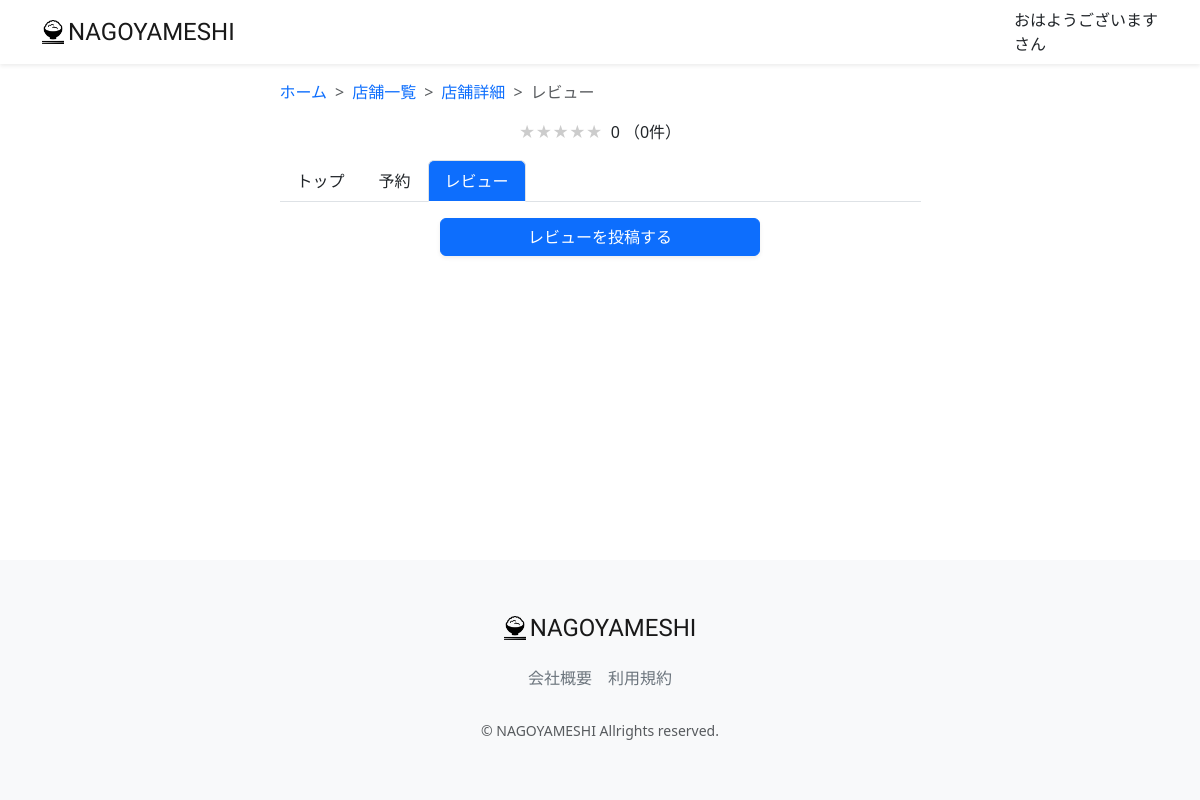
The app's page /review-list/689/ (signed in), older data.
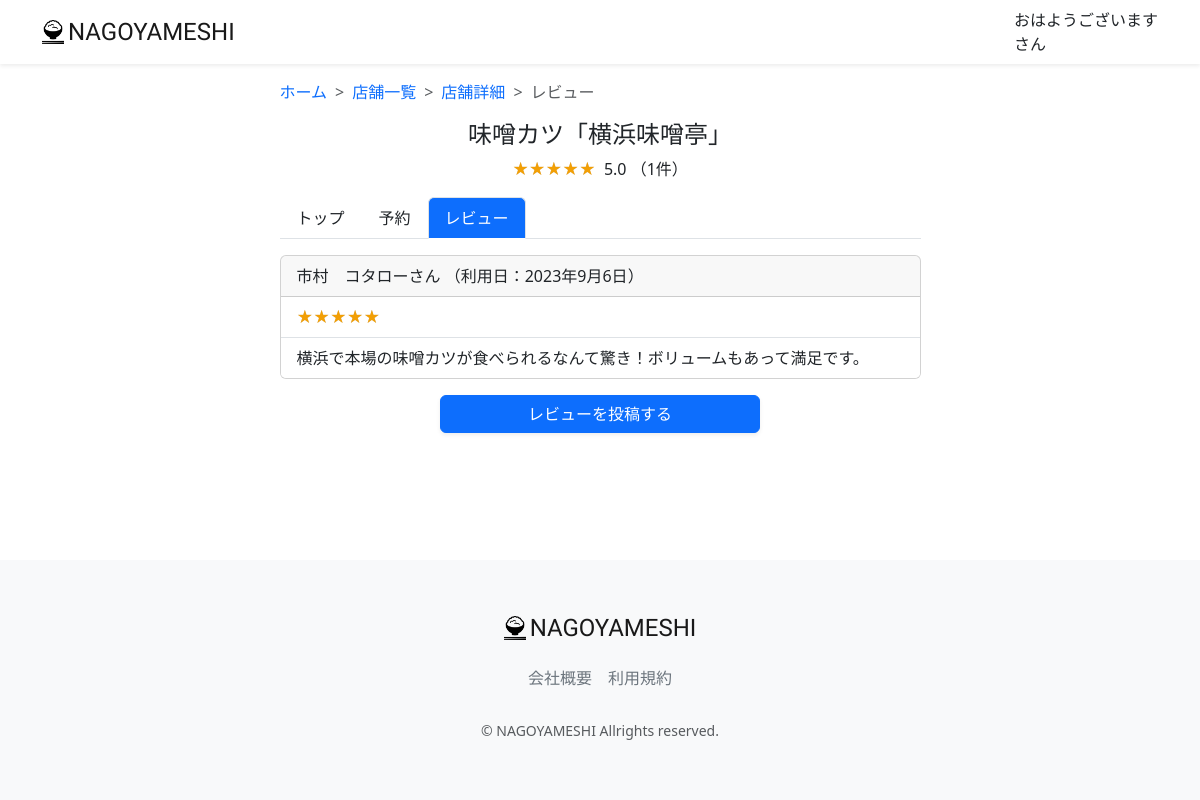
The same page, newer data.
### accounts/models.py (models this page shows, shortened)
class CustomUser(AbstractUser):
    GENDER_TYPES = (
        ("男性","男性"),
        ("女性","女性"),
        ("未回答","未回答"),
    )
    user_name_kanji = models.CharField("名前" ,max_length=20, blank=False, null=False)
    user_name_kana = models.CharField("ふりがな" ,max_length=50, blank=False, null=False)
    birthday = models.CharField("生年月日" , max_length=20, null=True, blank=True)
    gender = models.CharField("性別", max_length=50, choices=GENDER_TYPES, blank=True)
    job = models.ForeignKey(Job, on_delete=models.DO_NOTHING, blank=True, null=True)
    is_subscribed = models.BooleanField(default=False, verbose_name="有料会員")
    card_name = models.CharField(max_length=128, null=True, blank=True, verbose_name="カード名義")
    card_number = models.CharField(max_length=128, null=True, blank=True, verbose_name="カード番号")
    class Meta:
        verbose_name_plural = "CustomUser"

### restaurant/models.py (models this page shows, shortened)
class Restaurant(models.Model):
    name = models.CharField("店名",max_length=200, blank=False, null=False)
    description = models.CharField(verbose_name='説明', max_length=200, blank=True, null=True)
    postal_code_regex = RegexValidator(regex=r'^[0-9]+$', message = ("Postal Code must be entered in the format: '1234567'. Up to 7 digits allowed."))
    postal_code = models.CharField(validators=[postal_code_regex], max_length=7, verbose_name='郵便番号', blank=False, null=False)
    address = models.CharField("住所", max_length=200)
    tel_number_regex = RegexValidator(regex=r'^[0-9]+$', message = ("Tel Number must be entered in the format: '09012345678'. Up to 15 digits allowed."))
    tel_number = models.CharField(validators=[tel_number_regex], max_length=15, verbose_name='電話番号', blank=False, null=False)
    e_mail = models.EmailField("E-Mail", blank=True, null=True)
    url = models.URLField("店舗URL", blank=True, null=True)
    price_max = models.PositiveIntegerField("予算上限", blank=True, null=True)
    price_min = models.PositiveIntegerField("予算下限", blank=True, null=True)
    rate = models.FloatField(verbose_name="レート", default=0.0)
    min_varidator = MinValueValidator(0)
    max_varidator = MaxValueValidator(1000)
    seats_number = models.IntegerField("席数", blank=True, null=True, validators=[min_varidator, max_varidator])
    close_day_of_week = models.CharField("定休日", max_length=50, blank=True, null=True)
    category = models.ForeignKey(Category, on_delete=models.DO_NOTHING, blank=True, null=True)
    photo = models.ImageField(verbose_name='写真', blank=True, null=True)
    created_at = models.DateTimeField("登録日", auto_now_add=True)
    updated_at = models.DateTimeField("更新日", auto_now_add=True)
    deleted_at = models.DateTimeField("削除日", auto_now_add=True)
    class Meta:
        verbose_name_plural = "Restaurant"
        constraints = [
            models.UniqueConstraint(fields=['name', 'postal_code'], name='unique_restaurant')
        ]

class Review(models.Model):
    RATES =(
        (1, "1"),
        (2, "2"),
        (3, "3"),
        (4, "4"),
        (5, "5"),
    )
    restaurant = models.ForeignKey(Restaurant, verbose_name="店名", on_delete=models.PROTECT)
    user = models.ForeignKey(CustomUser, verbose_name="会員氏名", on_delete=models.PROTECT)
    rate = models.PositiveIntegerField("評価", default=5, choices=RATES)
    comment = models.TextField("コメント", blank=True, null=True)
    visited_at = models.DateField("利用日", auto_now_add=False)
    created_at = models.DateTimeField("登録日", auto_now_add=True)
    updated_at = models.DateTimeField("更新日", auto_now_add=True)
    deleted_at = models.DateTimeField("削除日", auto_now_add=True)
    class Meta:
        verbose_name_plural = "Review"
        constraints = [
            models.UniqueConstraint(fields=['restaurant', 'user', 'visited_at'], name='unique_review')
        ]

### restaurant/views.py (the view)
# urls.py: path('review-list/<int:pk>/', views.ReviewListView.as_view(), name="review_list"),
class ReviewListView(generic.ListView):
    template_name = "review/review_list.html"
    model = models.Review
    restaurant_id = None
    ordering = ['-created_at']
    paginate_by = 5
    def get_queryset(self):
        restaurant_id = self.kwargs['pk']
        queryset = super(ReviewListView, self).get_queryset().order_by('-rate')
        return queryset.filter(restaurant=restaurant_id)
    def get_context_data(self, **kwargs):
        pk = self.kwargs['pk']
        context = super(ReviewListView, self).get_context_data(**kwargs)
        restaurant = models.Restaurant.objects.filter(id=pk).first()
        is_posted = models.Review.objects.filter(user=self.request.user).filter(restaurant=restaurant).exists()
        average_rate = models.Review.objects.filter(restaurant=restaurant).aggregate(Avg('rate'))
        average_rate = average_rate['rate__avg'] if average_rate['rate__avg'] is not None else 0
        average_rate = round(average_rate, 2)
        if average_rate % 1 == 0:
            average_rate_star = int(average_rate)
        else:
            average_rate_star = round(average_rate * 2) / 2
        rate_count = models.Review.objects.filter(restaurant=restaurant).count()
        context.update({
            'restaurant': restaurant,
            'is_posted': is_posted,
            'average_rate': average_rate,
            'average_rate_star': average_rate_star,
            'rate_count': rate_count
        })
        return context

### restaurant/templatetags/custom_tag.py (called while the page is built)
@register.filter
def honor(val):
    return 'さん'

@register.filter
def greet(val):
    greeting = 'ようこそ'
    now = datetime.datetime.now()
    if now.hour <= 8:
        greeting = 'おはようございます'
    elif now.hour <= 18:
        greeting = 'こんにちは'
    else:
        greeting = 'こんばんは'
    return f'{greeting}'

### restaurant/templates/review/review_list.html (shortened to what this page needs)
{% extends "layout/base.html" %}
{% load static %}
{% load custom_tag %}
{% block content %}
<main>
    <div class="container nagoyameshi-container pb-5">
        <div class="row justify-content-center">
            <div class="col-xxl-6 col-xl-7 col-lg-8 col-md-10">
                <nav class="my-3" style="--bs-breadcrumb-divider: '>';" aria-label="breadcrumb">
                    <ol class="breadcrumb mb-0">
                        <li class="breadcrumb-item">
                            <a href="{% url 'top_page'%}">
                                ホーム
                            </a>
                        </li>
                        <li class="breadcrumb-item">
                            <a href="{% url 'restaurant_list'%}?keyword=&button_type=keyword">
                                店舗一覧
                            </a>
                        </li>
                        <li class="breadcrumb-item">
                            <a href="{% url 'restaurant_detail' restaurant.id%}">
                                店舗詳細
                            </a>
                        </li>
                        <li class="breadcrumb-item active" aria-current="page">
                            レビュー
                        </li>
                    </ol>
                </nav>
                <h1 class="mb-2 text-center">{{ restaurant.name }}</h1>
                <p class="text-center">
                   <span class="star-rating me-1" data-rate="{{ average_rate_star }}"></span>
                    {{ average_rate }} （{{ rate_count }}件）
                </p>
                <ul class="nav nav-tabs mb-3">
                    <li class="nav-item">
                        <a class="nav-link link-dark" href="{% url 'restaurant_detail' restaurant.id %}">
                            トップ
                        </a>
                    </li>
                    <li class="nav-item">
                        <a class="nav-link link-dark" href="{% url 'reservation_create' restaurant.id %}">
                            予約
                        </a>
                    </li>
                    <li class="nav-item">
                        <a class="nav-link active bg-primary text-white" aria-current="page" href="{% url 'review_list' restaurant.id %}">
                            レビュー
                        </a>
                    </li>
                </ul>
                {% for review in object_list %}
                    <div class="card mb-3">
                        <div class="card-header d-flex justify-content-between">
                            <div>
                                {{ review.user.user_name_kanji}}{{ review.user.user_name_kanji|honor }}
                                （利用日：{{review.visited_at}}）
                            </div>
                        </div>
                        <ul class="list-group list-group-flush">
                            <li class="list-group-item">
                                <span class="star-rating" data-rate="{{review.rate }}"></span>
                            </li>
                            <li class="list-group-item">{{ review.comment }}</li>
                        </ul>
                    </div>
                {% endfor %}
                {% if not is_posted %}
                    <div class="text-center mt-3">
                        <a href="{% url 'review_create' restaurant.id %}" class="btn btn-primary text-white shadow-sm w-50">
                            レビューを投稿する
                        </a>
                    </div>
                {% endif %}
            </div>
        </div>
    </div>
</main>
{% endblock %}

### restaurant/templates/layout/base.html (shortened to what this page needs)
{% load static %}
{% load custom_tag %}
<!DOCTYPE html>
<html lang="ja">
    <head>
        <link href="https://cdn.jsdelivr.net/npm/bootstrap@5.3.3/dist/css/bootstrap.min.css" rel="stylesheet">
        <link href="{% static 'css/nagoyameshi.css' %}" rel="stylesheet">
    </head>
    <body>
        <div id="app" class="wrapper">
            <nav class="navbar navbar-expand-md navbar-light bg-white shadow-sm">
                <div class="container nagoyameshi-container">
                    <a class="navbar-brand app-name" href="{% url 'top_page' %}">
                    <div class="d-flex align-items-center">
                        <img class="nagoyameshi-logo me-1" src="{% static 'images/logo/logo.png' %}" alt="nagoyameshi">NAGOYAMESHI
                    </div>
                    </a>
                    <div class="collapse navbar-collapse" id="navbarSupportedContent">
                        <ul class="navbar-nav ms-auto">
                            {% if user.is_subscribed %}
                            <li class="nav-item dropdown">
                                {{user.user_name_kanji|greet}}
                                <br>
                                {{user.user_name_kanji|honor}}
                            </li>
                            {% endif %}
                        </ul>
                    </div>
                </div>
            </nav>
            {% block content %}{% endblock %}
            <footer class="bg-light">
                <div class="d-flex justify-content-center footer-logo">
                    <a class="navbar-brand app-name" href="{% url 'top_page' %}">
                        <div class="d-flex align-items-center">
                            <img class="nagoyameshi-logo me-1" src="{% static 'images/logo/logo.png' %}" alt="nagoyameshi">
                               NAGOYAMESHI
                        </div>
                    </a>
                </div>
                <div class="d-flex justify-content-center footer-link">
                    <a href="{% url 'company_page' %}" class="link-secondary me-3">会社概要</a>
                    <a href="{% url 'terms_page' %}" class="link-secondary">利用規約</a>
                </div>
                <p class="text-center text-muted small mb-0">&copy; NAGOYAMESHI Allrights reserved.</p>
            </footer>
        </div>
    </body>
</html>

### static/css/nagoyameshi.css (style rules this page uses)
.wrapper { min-height: 100vh; position: relative; padding-bottom: 240px; box-sizing: border-box; }
.nagoyameshi-logo { height: 24px; }
.app-name { font-family: 'Carter One', cursive; font-size: 24px; color: #191919; }
footer { width: 100%; height: 240px; position: absolute; bottom: 0; padding: 50px 15px; }
.footer-logo { margin-bottom: 20px; }
.footer-link { margin-bottom: 30px; }
h1 { font-size: 1.5rem; }
a { text-decoration: none !important; }
.star-rating { position: relative; z-index: 0; display: inline-block; white-space: nowrap; color: #CCCCCC; }
.star-rating:before, .star-rating:after { content: '★★★★★'; }
.star-rating:after { position: absolute; z-index: 1; top: 0; left: 0; overflow: hidden; white-space: nowrap; color: #F29F05; }
.star-rating[data-rate="5"]:after { width: 100%; }

Row changes from the older to the newer data that the page shows:
added Restaurant: name "味噌カツ「横浜味噌亭」"
added Review: user.user_name_kanji "市村 コタロー", user.user_name_kanji|honor "さん", visited_at "2023年9月6日", rate 5 (drawn), comment "横浜で本場の味噌カツが食べられるなんて驚き！ボリュームもあって満足です。"
Text that changed along with them:
{{ average_rate }}: "0" → "5.0"
{{ rate_count }}: "0" → "1"
